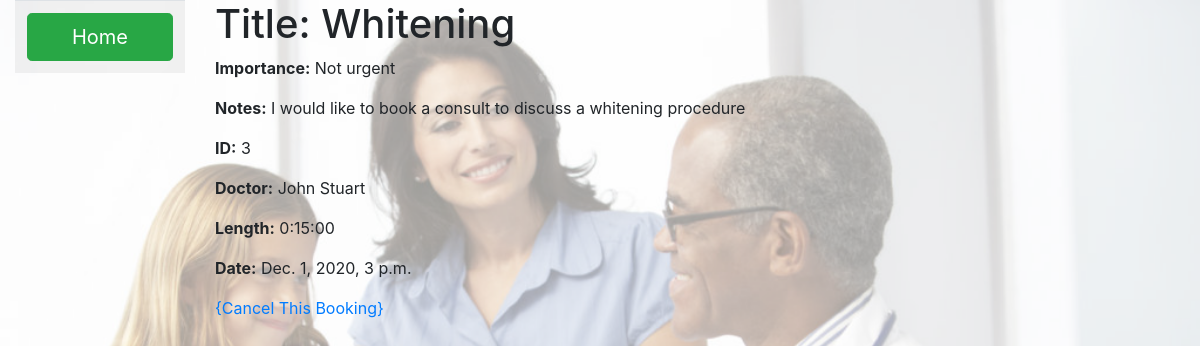
The app's page /bookings/3/patient/ with its own data.
### bookings/models.py (models this page shows, shortened)
class Booking(models.Model):
    title = models.CharField(max_length=20)
    notes = models.TextField(max_length=50, help_text='Booking Notes')
    id = models.TextField(max_length=10, help_text='Booking ID', primary_key=True, default=0)
    importance = models.CharField(max_length=20, help_text='Level of importance ')
    length = models.DurationField(null=True,default=timedelta())
    approved = models.BooleanField(default=False)
    date = models.DateTimeField(max_length=100,null=True)
    patient = models.ForeignKey(User, on_delete=models.SET_NULL, null=True, blank=True, related_name='Patient')
    doctor = models.ForeignKey(Staff, on_delete=models.SET_NULL, null=True, blank=True, related_name='Doctor')
    assistant = models.ForeignKey(Staff, on_delete=models.SET_NULL, null=True, blank=True, related_name='Assistant')

### accounts/models.py (models this page shows, shortened)
class Staff(models.Model):
    user = models.OneToOneField(User, on_delete=models.CASCADE, primary_key=True)
    role = models.CharField(max_length=15)
    info = models.TextField(max_length=100, help_text='Personal Info',default="I am a staff member")

class User(AbstractUser):
    first_name = models.CharField(max_length=20, null=False)
    last_name = models.CharField(max_length=20, null=False)
    DoB = models.DateTimeField(max_length=100, null=True)
    phone_number = models.CharField(max_length=10, null=True,validators=[phone_validator])
    email = models.EmailField(max_length=100, null=True)

### bookings/views.py (the view)
# urls.py: path('<int:pk>/patient/', views.patientBookingDetailView.as_view(), name='patient-booking-detail'),
class patientBookingDetailView(generic.DetailView):
    model = Booking
    template_name = 'bookings/patient_bookings_detail.html'

### bookings/templates/bookings/patient_bookings_detail.html
{% extends "patient_base.html" %}
{% block content %}
  <h1>Title: {{ booking.title }}</h1>
  <p><strong>Importance:</strong> {{ booking.importance }}</p>
  <p><strong>Notes:</strong> {{ booking.notes }}</p>
  <p><strong>ID:</strong> {{ booking.id }}</p>
  <p><strong>Doctor:</strong> {{ booking.doctor.user.first_name }} {{ booking.doctor.user.last_name }}</p>
  <p><strong>Length:</strong> {{ booking.length }}</p>
  <p><strong>Date:</strong> {{ booking.date }}</p>
  <a href="{% url 'bookings:Cancel-Booking' booking.id %}">{Cancel This Booking}</a>
{% endblock %}

### accounts/static/css/patient_base.css (style rules this page uses)
body { background-image: url('doctor-patient.png'); background-size: cover; }

### records on screen
Booking: title "Whitening", importance "Not urgent", notes "I would like to book a consult to discuss a whitening procedure", id "3", doctor.user.first_name "John", doctor.user.last_name "Stuart", length "0:15:00", date "Dec. 1, 2020, 3 p.m."
